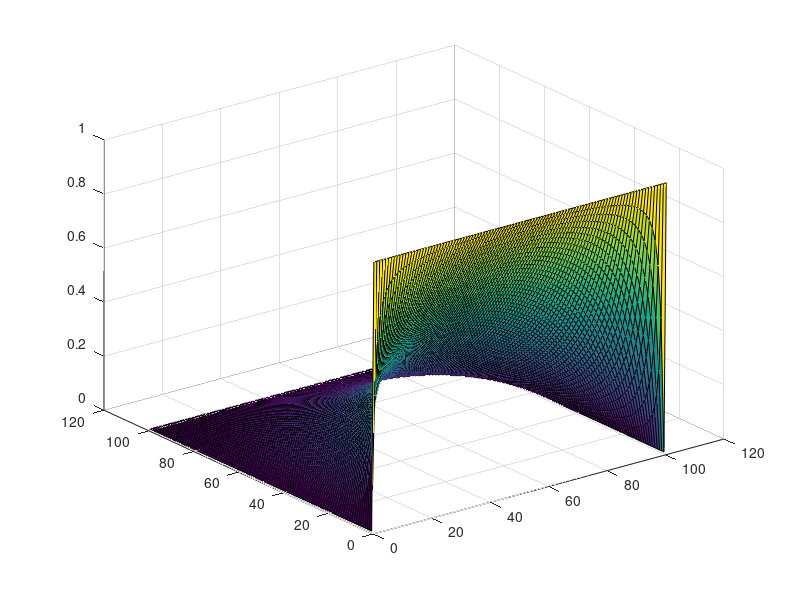

Source code (MATLAB):
dx = 0.01;

[xx,yy] = meshgrid([0:0.01:1]);

u = xx*0 + 1;
dt = dx*dx/4;
for t = 1:50000
    
    u(2:end-1,2:end-1) = u(2:end-1,2:end-1) + (dt/(dx*dx))*(u(3:end,2:end-1) + u(1:end-2,2:end-1) + u(2:end-1,3:end) + u(2:end-1,1:end-2) - 4*u(2:end-1,2:end-1)) + dt*u(2:end-1,2:end-1);
%    surf(u);
%     pause(0.01);
    u(:,1) = 0;
    u(:,end) = 0;
    u(1,:) = 1;
    u(end,:) = 0;
end
    surf(u)
    
    %gradient operators:
    
    
    ux = (u(3:end,2:end-1) - u(1:end-2,2:end-1))/(2*dx);
    uy = (u(2:end-1,3:end) - u(2:end-1,1:end-2))/(2*dx);
    uxx = (u(3:end,2:end-1) + u(1:end-2,2:end-1) - 2*u(2:end-1,2:end-1))/dx^2;
    uyy = (u(2:end-1,1:end-2) + u(2:end-1,3:end) - 2*u(2:end-1,2:end-1))/dx^2;